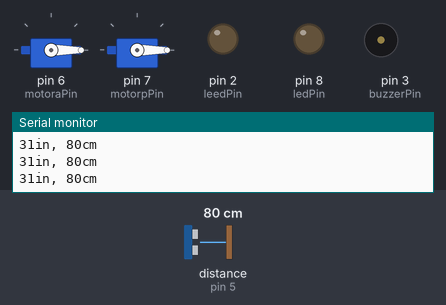
Bench run of a sketch on a simulated Arduino Uno, built with avr-gcc and run on an emulated ATmega328P. On the bench: 2 × servo, output pins drawn as LEDs (lit = HIGH), buzzer (waves = sounding), the last lines printed to the serial monitor. Wiring (inferred from the names in the program): ultrasonic range finder: trigger pin 4; echo pin 5. The inputs (shaded band) are chosen by the test bench; at power-on: distance to the obstacle (sensor on pin 5) 80 cm. The echo pulse lasts 58.3 µs per cm; pins used as bus, display or sensor lines are not drawn.

Above: at 1.2 s.
1.3 s: distance to the obstacle (sensor on pin 5) set to 49 cm
2.8 s: distance to the obstacle (sensor on pin 5) set to 40 cm
At 4.7 s:
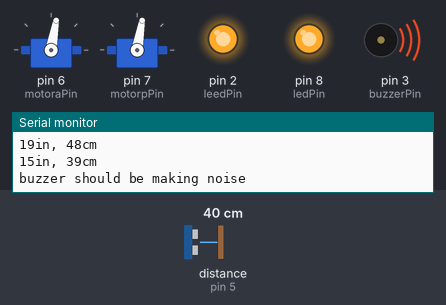
At 9.2 s:
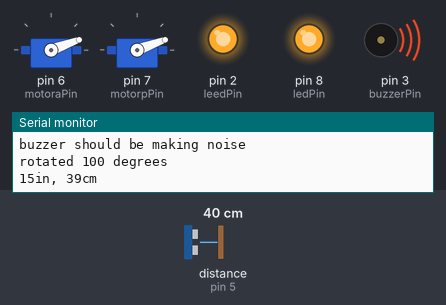
Timing chart, 0 to 11.2 s (numbered marks = the images above; inputs shaded):
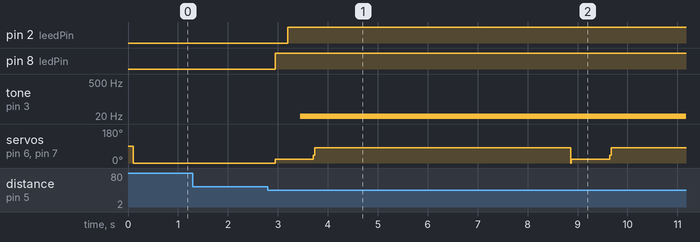

Measured:
- the behaviour switches between 46 and 45 cm on distance to the obstacle (sensor on pin 5) (found by bisection; images 0 and 1)
- after the input at 2.8 s, pin 2 (leedPin): LOW → HIGH after 0.40 s; pin 8 (ledPin): LOW → HIGH after 0.15 s; tone on pin 3 (buzzerPin): silent → 6 Hz after 0.65 s; servo on pin 6 (motoraPin), servo on pin 7 (motorpPin): alternates 80° for 5.1 s and 20° for 0.77 s, starting after 0.15 s

The sketch:

The_Ghost_of_Apache_Prime.ino
```cpp
#include <Wire.h>
#include <Servo.h>
int ledPin = 8;
int leedPin = 2;
int buzzerPin = 3;
int trig = 4;
int echo = 5;
Servo motorA;
Servo motorP;
int motoraPin = 6;
int motorpPin = 7;
//basic integer setup declaring all the materials we will need
void setup()
{
  Serial.begin(9600); //start our serial monitor ata refresh rate of 9600
  motorA.attach(motoraPin); // attaches our first motor to get power
  motorP.attach(motorpPin); // attaches our second motor to get  power
  pinMode(ledPin, OUTPUT); // says led is ouput
  pinMode(leedPin, OUTPUT);// says leed is output
  pinMode(buzzerPin, OUTPUT);// says buzzer is output
}

void loop()
{
  long duration, inches, cm; //declares variables for the ping and the result is in inches and centimeters
  pinMode(trig, OUTPUT);
  digitalWrite(trig, LOW);
  delayMicroseconds(2);
  digitalWrite(trig, HIGH);
  delayMicroseconds(5);
  digitalWrite(trig, LOW);

  pinMode(echo, INPUT);
  duration = pulseIn(echo, HIGH); // transducer code converted space to time
  inches = microsecondsToInches(duration);
  cm = microsecondsToCentimeters(duration);

  Serial.print(inches);
  Serial.print("in, ");
  Serial.print(cm);
  Serial.print("cm");
  Serial.println();

  delay(100);

  if (inches > 18)
  {
    motorA.write(0); // tells motor not to spin if above 18 in
    motorP.write(0); // tells motor not to spin if above 18 in
    digitalWrite(ledPin, LOW); //led wont turn on if above 18 in
    digitalWrite(leedPin, LOW);//led wont turn on if above 18 in
    //digitalWrite(buzzerPin, LOW);//buzzer wont turn on if above 18 in
    noTone(buzzerPin);
  }
  if (inches < 18 && inches > 2)
  {
    for (int i = 0; i < 100; i = i + 20) // the knight rider statement(for loop to rotate motor to 20 degrees)
    {
      motorA.write(i); //tells motor to spin to i
      motorP.write(i); //tells motor to spin to i
      if (i == 20)
      {
        digitalWrite(ledPin, HIGH);//led jawn (turns led on if under 18 and above 2)
        delay(250);
        digitalWrite(leedPin, HIGH); //led jawn (turns led on if under 18 and above 2)
        delay(250);
        tone(buzzerPin, 6); // Tone(buzzerPin, 6) turns on the buzzer with a frequency of 6
        delay(250);
        Serial.println("buzzer should be making noise");
      }

      delay(15);
    }
    delay(5000);
    Serial.println("rotated 100 degrees");
  }
  if (inches < 2)
  {
    motorA.write(0); // tells motor not to spin if under 2 in
    motorP.write(0); // tells motor not to spin if under 2 in
    digitalWrite(ledPin, LOW); //led wont turn on if under 2 in
    digitalWrite(leedPin, LOW);//led wont turn on if under 2 in
    noTone(buzzerPin);
    //digitalWrite(buzzerPin, LOW); //buzzer wont turn on if under in
  }


}


long microsecondsToInches(long microseconds) // converts distance to time
{
  return microseconds / 74 / 2;
}
long microsecondsToCentimeters(long microseconds)
{
  return microseconds / 29 / 2;
}
```
